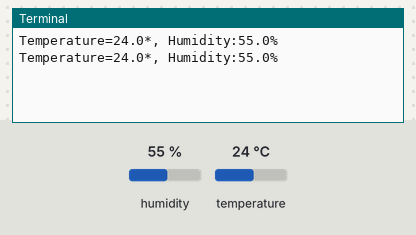
The program below on a simulated Raspberry Pi (BCM pin numbers). Parts: the last lines printed to the terminal. Inputs (shaded band) come from the test bench; at power-on: humidity 55 %, temperature 24 °C.

Above: at 1.2 s.
1.3 s: humidity set to 22 %
At 2.0 s:
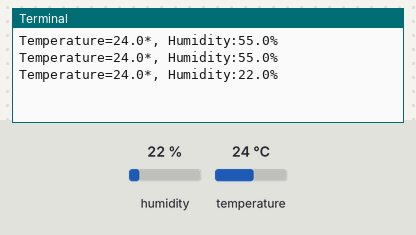
2.8 s: temperature set to 12 °C
At 3.6 s:
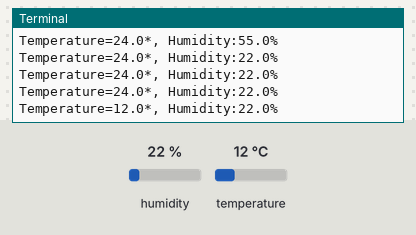
4.3 s: humidity set to 40 %
At 4.3 s:
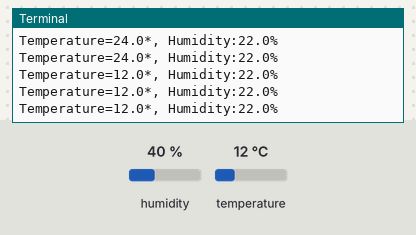
Timing chart, 0 to 7.3 s (numbered marks = the images above; inputs shaded):
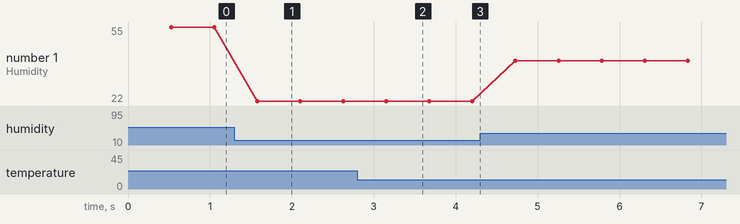

Measured:
- after the input at 1.3 s, the terminal: prints a new line after 0.28 s (image 1)
- after the input at 2.8 s, the terminal: prints a new line after 0.35 s (image 2)
- plotted number 1: 55 → 22 after the input at 1.3 s, 22 → 40 after the input at 4.3 s

The program:

dht11.py
```python
import Adafruit_DHT

sensor = Adafruit_DHT.DHT11
PIN = 4

try:
    while True:
        h, t = Adafruit_DHT.read_retry(sensor, PIN)
        if h is not None and t is not None:
            print('Temperature=%.1f*, Humidity:%.1f%%' % (t, h))
        else:
            print('Read error')

finally:
    print('bye')
```
